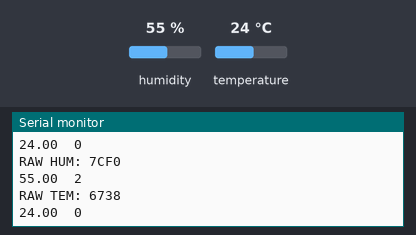
Recording of a sketch running on a simulated Arduino Uno, built with avr-gcc and run on an emulated ATmega328P. Shown: the last lines printed to the serial monitor. Wiring (inferred from the names in the program): HTU21/Si7021 sensor at I2C address 0x40. The inputs (shaded band) are chosen by the test bench; at power-on: humidity 55 %, temperature 24 °C.

Above: at 4.0 s.
4.1 s: humidity set to 22 %
At 5.1 s:
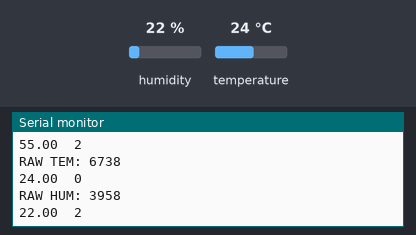
7.8 s: temperature set to 12 °C
At 11.5 s:
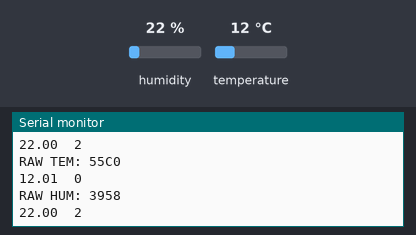
13.2 s: humidity set to 40 %
At 15.4 s:
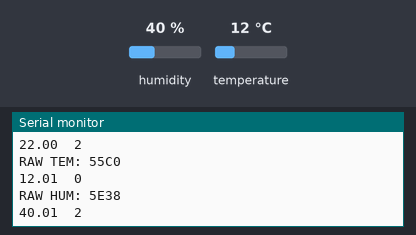
18.4 s: temperature set to 19 °C
At 22.1 s:
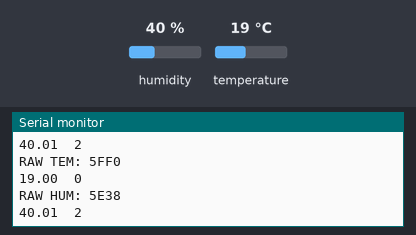
23.8 s: humidity set to 88 %
At 26.3 s:
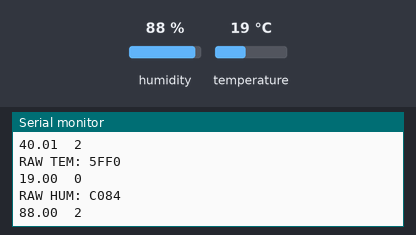
29.0 s: temperature set to 28 °C
At 32.4 s:
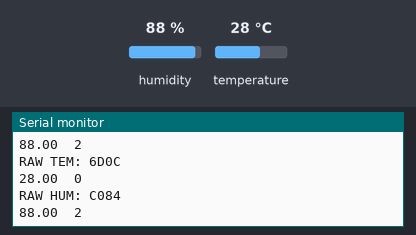
Timing chart, 0 to 33.9 s (numbered marks = the images above; inputs shaded):
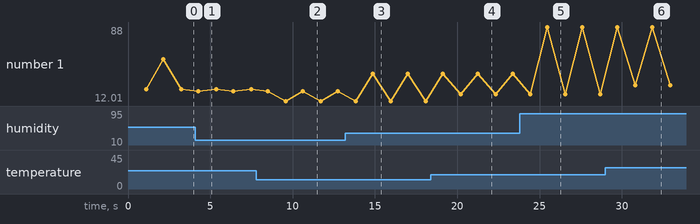

The sketch:

SHT2x_nolib.ino
```cpp
//
//    FILE: SHT2x_nolib.ino
//  AUTHOR: Rob Tillaart
// PURPOSE: test sensor without library
//     URL: https://github.com/RobTillaart/SHT2x


#include "Wire.h"

uint8_t status = 0;


void setup()
{
  Serial.begin(9600);
  Serial.println(__FILE__);

  Wire.begin();
  Wire.setClock(10000);

  testConnected();
}


void loop()
{
  delay(1000);
  float t = getTemperature();
  Serial.print(t, 2);
  Serial.print("\t");
  Serial.println(status, HEX);
  delay(1000);
  float h = getHumidity();
  Serial.print(h, 2);
  Serial.print("\t");
  Serial.println(status, HEX);
}


///////////////////////////////////////////////////


void testConnected()
{
  Wire.beginTransmission(0x40);
  int rv = Wire.endTransmission();
  if (rv != 0) Serial.println("CONNECT FAILED");
  else Serial.println("CONNECTED");
}


float getTemperature()
{
  uint16_t raw = 0;

  Wire.beginTransmission(0x40);
  Wire.write(0xF3);
  if (Wire.endTransmission() != 0)
  {
    Serial.println("ERR 1");
    return 0.0;
  }
  delay(90);
  Wire.requestFrom(0x40, 3);
  uint32_t start = millis();
  while (Wire.available() < 3)
  {
    if (millis() - start > 90)
    {
      Serial.println("ERR 2");
      return 0.0;
    }
    yield();
  }

  raw = Wire.read() << 8;
  raw += Wire.read();
  status = raw & 0x0003;
  raw &= 0xFFFC;

  Serial.print("RAW TEM: ");
  Serial.println(raw, HEX);
  return -46.85 + (175.72 / 65536.0) * raw;
}


float getHumidity()
{
  uint16_t raw = 0;

  Wire.beginTransmission(0x40);
  Wire.write(0xF5);
  if (Wire.endTransmission() != 0)
  {
    Serial.println("ERR 11");
    return 0.0;
  }
  delay(30);
  Wire.requestFrom(0x40, 3);
  uint32_t start = millis();
  while (Wire.available() < 3)
  {
    if (millis() - start > 30)
    {
      Serial.println("ERR 12");
      return 0.0;
    }
    yield();
  }

  raw = Wire.read() << 8;
  raw += Wire.read();
  status = raw & 0x0003;
  raw &= 0xFFFC;

  Serial.print("RAW HUM: ");
  Serial.println(raw, HEX);
  return -6.0 + (125.0 / 65536.0) * raw;
}


// -- END OF FILE --
```

Measured:
- after the input at 4.1 s, the serial monitor: prints a new line after 0.14 s (image 1)
- after the input at 7.8 s, the serial monitor: prints a new line after 1.8 s (image 2)
- after the input at 13.2 s, the serial monitor: prints a new line after 1.7 s (image 3)
- after the input at 18.4 s, the serial monitor: prints a new line after 1.8 s (image 4)
- after the input at 23.8 s, the serial monitor: prints a new line after 1.7 s (image 5)
- after the input at 29.0 s, the serial monitor: prints a new line after 1.8 s (image 6)
- plotted number 1: 19 → 28 after the input at 29.0 s
